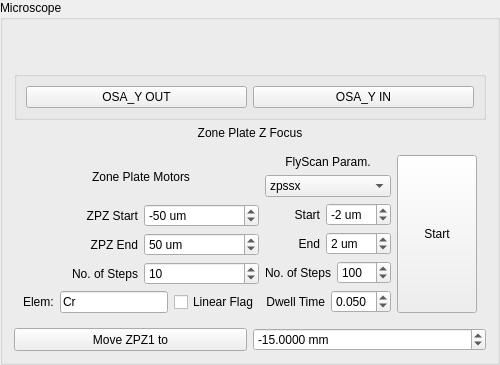
         <widget class="QGroupBox" name="groupBox_24">
          <property name="title">
           <string>Microscope</string>
          </property>
          <layout class="QGridLayout" name="gridLayout_73">
           <item row="1" column="0">
            <widget class="QLabel" name="label_129">
             <property name="text">
              <string/>
             </property>
            </widget>
           </item>
           <item row="3" column="0">
            <layout class="QGridLayout" name="gridLayout_79">
             <item row="3" column="0">
              <layout class="QGridLayout" name="gridLayout_46">
               <item row="2" column="0">
                <layout class="QHBoxLayout" name="horizontalLayout_76">
                 <item>
                  <widget class="QPushButton" name="pb_MoveZPZ1AbsPos">
                   <property name="sizePolicy">
                    <sizepolicy hsizetype="Minimum" vsizetype="Preferred">
                     <horstretch>0</horstretch>
                     <verstretch>0</verstretch>
                    </sizepolicy>
                   </property>
                   <property name="text">
                    <string>Move ZPZ1 to</string>
                   </property>
                  </widget>
                 </item>
                 <item>
                  <widget class="QDoubleSpinBox" name="dsb_ZPZ1TargetPos">
                   <property name="suffix">
                    <string> mm</string>
                   </property>
                   <property name="decimals">
                    <number>4</number>
                   </property>
                   <property name="minimum">
                    <double>-100.000000000000000</double>
                   </property>
                   <property name="maximum">
                    <double>20.000000000000000</double>
                   </property>
                   <property name="value">
                    <double>-15.000000000000000</double>
                   </property>
                  </widget>
                 </item>
                </layout>
               </item>
               <item row="0" column="0">
                <widget class="QWidget" name="widget_4" native="true">
                 <layout class="QGridLayout" name="gridLayout_61">
                  <item row="1" column="0">
                   <layout class="QGridLayout" name="gridLayout_60">
                    <item row="0" column="1">
                     <layout class="QVBoxLayout" name="verticalLayout_39">
                      <item>
                       <widget class="QLabel" name="label_77">
                        <property name="text">
                         <string>FlyScan Param.</string>
                        </property>
                        <property name="alignment">
                         <set>Qt::AlignCenter</set>
                        </property>
                       </widget>
                      </item>
                      <item>
                       <widget class="QComboBox" name="cb_foucsScanMotor">
                        <item>
                         <property name="text">
                          <string>zpssx</string>
                         </property>
                        </item>
                        <item>
                         <property name="text">
                          <string>zpssy</string>
                         </property>
                        </item>
                        <item>
                         <property name="text">
                          <string>zpssz</string>
                         </property>
                        </item>
                       </widget>
                      </item>
                      <item>
                       <layout class="QHBoxLayout" name="horizontalLayout_62">
                        <item>
                         <widget class="QLabel" name="label_99">
                          <property name="text">
                           <string>Start</string>
                          </property>
                          <property name="alignment">
                           <set>Qt::AlignRight|Qt::AlignTrailing|Qt::AlignVCenter</set>
                          </property>
                         </widget>
                        </item>
                        <item>
                         <widget class="QSpinBox" name="sb_FocusScanMtrStart">
                          <property name="sizePolicy">
                           <sizepolicy hsizetype="Preferred" vsizetype="Fixed">
                            <horstretch>0</horstretch>
                            <verstretch>0</verstretch>
                           </sizepolicy>
                          </property>
                          <property name="suffix">
                           <string> um</string>
                          </property>
                          <property name="minimum">
                           <number>-15</number>
                          </property>
                          <property name="maximum">
                           <number>15</number>
                          </property>
                          <property name="singleStep">
                           <number>2</number>
                          </property>
                          <property name="value">
                           <number>-2</number>
                          </property>
                         </widget>
                        </item>
                       </layout>
                      </item>
                      <item>
                       <layout class="QHBoxLayout" name="horizontalLayout_64">
                        <item>
                         <widget class="QLabel" name="label_101">
                          <property name="text">
                           <string>End</string>
                          </property>
                          <property name="alignment">
                           <set>Qt::AlignRight|Qt::AlignTrailing|Qt::AlignVCenter</set>
                          </property>
                         </widget>
                        </item>
                        <item>
                         <widget class="QSpinBox" name="sb_FocusScanMtrEnd">
                          <property name="sizePolicy">
                           <sizepolicy hsizetype="Preferred" vsizetype="Fixed">
                            <horstretch>0</horstretch>
                            <verstretch>0</verstretch>
                           </sizepolicy>
                          </property>
                          <property name="suffix">
                           <string> um</string>
                          </property>
                          <property name="minimum">
                           <number>-15</number>
                          </property>
                          <property name="maximum">
                           <number>15</number>
                          </property>
                          <property name="singleStep">
                           <number>2</number>
                          </property>
                          <property name="value">
                           <number>2</number>
                          </property>
                         </widget>
                        </item>
                       </layout>
                      </item>
                      <item>
                       <layout class="QHBoxLayout" name="horizontalLayout_68">
                        <item>
                         <widget class="QLabel" name="label_105">
                          <property name="text">
                           <string>No. of Steps</string>
                          </property>
                          <property name="alignment">
                           <set>Qt::AlignRight|Qt::AlignTrailing|Qt::AlignVCenter</set>
                          </property>
                         </widget>
                        </item>
                        <item>
                         <widget class="QSpinBox" name="sb_FocusScanMtrStep">
                          <property name="sizePolicy">
                           <sizepolicy hsizetype="Preferred" vsizetype="Fixed">
                            <horstretch>0</horstretch>
                            <verstretch>0</verstretch>
                           </sizepolicy>
                          </property>
                          <property name="suffix">
                           <string/>
                          </property>
                          <property name="minimum">
                           <number>10</number>
                          </property>
                          <property name="maximum">
                           <number>1000</number>
                          </property>
                          <property name="singleStep">
                           <number>50</number>
                          </property>
                          <property name="value">
                           <number>100</number>
                          </property>
                         </widget>
                        </item>
                       </layout>
                      </item>
                      <item>
                       <layout class="QHBoxLayout" name="horizontalLayout_11">
                        <item>
                         <widget class="QLabel" name="label_118">
                          <property name="text">
                           <string>Dwell Time</string>
                          </property>
                          <property name="alignment">
                           <set>Qt::AlignRight|Qt::AlignTrailing|Qt::AlignVCenter</set>
                          </property>
                         </widget>
                        </item>
                        <item>
                         <widget class="QDoubleSpinBox" name="dsb_FocusScanDwell">
                          <property name="sizePolicy">
                           <sizepolicy hsizetype="Preferred" vsizetype="Fixed">
                            <horstretch>0</horstretch>
                            <verstretch>0</verstretch>
                           </sizepolicy>
                          </property>
                          <property name="decimals">
                           <number>3</number>
                          </property>
                          <property name="minimum">
                           <double>0.005000000000000</double>
                          </property>
                          <property name="maximum">
                           <double>0.500000000000000</double>
                          </property>
                          <property name="singleStep">
                           <double>0.010000000000000</double>
                          </property>
                          <property name="value">
                           <double>0.050000000000000</double>
                          </property>
                         </widget>
                        </item>
                       </layout>
                      </item>
                     </layout>
                    </item>
                    <item row="0" column="0">
                     <layout class="QVBoxLayout" name="verticalLayout_40">
                      <item>
                       <layout class="QVBoxLayout" name="verticalLayout_31">
                        <item>
                         <widget class="QLabel" name="label_76">
                          <property name="text">
                           <string>Zone Plate Motors</string>
                          </property>
                          <property name="alignment">
                           <set>Qt::AlignCenter</set>
                          </property>
                         </widget>
                        </item>
                        <item>
                         <layout class="QHBoxLayout" name="horizontalLayout_63">
                          <item>
                           <widget class="QLabel" name="label_100">
                            <property name="toolTip">
                             <string>relative start pos</string>
                            </property>
                            <property name="text">
                             <string>ZPZ Start</string>
                            </property>
                            <property name="alignment">
                             <set>Qt::AlignRight|Qt::AlignTrailing|Qt::AlignVCenter</set>
                            </property>
                           </widget>
                          </item>
                          <item>
                           <widget class="QSpinBox" name="sb_ZPZ1RelativeStart">
                            <property name="sizePolicy">
                             <sizepolicy hsizetype="Preferred" vsizetype="Fixed">
                              <horstretch>0</horstretch>
                              <verstretch>0</verstretch>
                             </sizepolicy>
                            </property>
                            <property name="suffix">
                             <string> um</string>
                            </property>
                            <property name="minimum">
                             <number>-1000</number>
                            </property>
                            <property name="maximum">
                             <number>1000</number>
                            </property>
                            <property name="singleStep">
                             <number>10</number>
                            </property>
                            <property name="value">
                             <number>-50</number>
                            </property>
                           </widget>
                          </item>
                         </layout>
                        </item>
                        <item>
                         <layout class="QHBoxLayout" name="horizontalLayout_65">
                          <item>
                           <widget class="QLabel" name="label_102">
                            <property name="toolTip">
                             <string>relative end pos</string>
                            </property>
                            <property name="text">
                             <string>ZPZ End</string>
                            </property>
                            <property name="alignment">
                             <set>Qt::AlignRight|Qt::AlignTrailing|Qt::AlignVCenter</set>
                            </property>
                           </widget>
                          </item>
                          <item>
                           <widget class="QSpinBox" name="sb_ZPZ1RelativeEnd">
                            <property name="sizePolicy">
                             <sizepolicy hsizetype="Preferred" vsizetype="Fixed">
                              <horstretch>0</horstretch>
                              <verstretch>0</verstretch>
                             </sizepolicy>
                            </property>
                            <property name="suffix">
                             <string> um</string>
                            </property>
                            <property name="minimum">
                             <number>-1000</number>
                            </property>
                            <property name="maximum">
                             <number>1000</number>
                            </property>
                            <property name="singleStep">
                             <number>10</number>
                            </property>
                            <property name="value">
                             <number>50</number>
                            </property>
                           </widget>
                          </item>
                         </layout>
                        </item>
                        <item>
                         <layout class="QHBoxLayout" name="horizontalLayout_69">
                          <item>
                           <widget class="QLabel" name="label_106">
                            <property name="text">
                             <string>No. of Steps</string>
                            </property>
                            <property name="alignment">
                             <set>Qt::AlignRight|Qt::AlignTrailing|Qt::AlignVCenter</set>
                            </property>
                           </widget>
                          </item>
                          <item>
                           <widget class="QSpinBox" name="sb_ZPZ1Steps">
                            <property name="sizePolicy">
                             <sizepolicy hsizetype="Preferred" vsizetype="Fixed">
                              <horstretch>0</horstretch>
                              <verstretch>0</verstretch>
                             </sizepolicy>
                            </property>
                            <property name="suffix">
                             <string/>
                            </property>
                            <property name="minimum">
                             <number>1</number>
                            </property>
                            <property name="maximum">
                             <number>1000</number>
                            </property>
                            <property name="singleStep">
                             <number>5</number>
                            </property>
                            <property name="value">
                             <number>10</number>
                            </property>
                           </widget>
                          </item>
                         </layout>
                        </item>
                       </layout>
                      </item>
                      <item>
                       <layout class="QHBoxLayout" name="horizontalLayout_61">
                        <item>
                         <widget class="QLabel" name="label_97">
                          <property name="text">
                           <string>Elem:</string>
                          </property>
                         </widget>
                        </item>
                        <item>
                         <widget class="QLineEdit" name="le_FocusingElem">
                          <property name="sizePolicy">
                           <sizepolicy hsizetype="Preferred" vsizetype="Fixed">
                            <horstretch>0</horstretch>
                            <verstretch>0</verstretch>
                           </sizepolicy>
                          </property>
                          <property name="text">
                           <string>Cr</string>
                          </property>
                          <property name="placeholderText">
                           <string>Cr</string>
                          </property>
                         </widget>
                        </item>
                        <item>
                         <widget class="QCheckBox" name="cb_linearFlag_zpFocus">
                          <property name="text">
                           <string>Linear Flag</string>
                          </property>
                         </widget>
                        </item>
                       </layout>
                      </item>
                     </layout>
                    </item>
                   </layout>
                  </item>
                  <item row="1" column="1">
                   <widget class="QPushButton" name="pb_ZPZFocusScanStart">
                    <property name="sizePolicy">
                     <sizepolicy hsizetype="Preferred" vsizetype="Preferred">
                      <horstretch>0</horstretch>
                      <verstretch>0</verstretch>
                     </sizepolicy>
                    </property>
                    <property name="text">
                     <string>Start</string>
                    </property>
                   </widget>
                  </item>
                 </layout>
                </widget>
               </item>
              </layout>
             </item>
             <item row="0" column="0">
              <widget class="QLabel" name="label_78">
               <property name="styleSheet">
                <string notr="true">font: 20pt &quot;Cantarell&quot;;</string>
               </property>
               <property name="text">
                <string>Zone Plate Z Focus</string>
               </property>
               <property name="alignment">
                <set>Qt::AlignCenter</set>
               </property>
              </widget>
             </item>
            </layout>
           </item>
           <item row="2" column="0">
            <widget class="QGroupBox" name="groupBox_21">
             <property name="title">
              <string/>
             </property>
             <layout class="QGridLayout" name="gridLayout_83">
              <item row="0" column="1">
               <widget class="QPushButton" name="pb_osa_in">
                <property name="sizePolicy">
                 <sizepolicy hsizetype="Minimum" vsizetype="Preferred">
                  <horstretch>0</horstretch>
                  <verstretch>0</verstretch>
                 </sizepolicy>
                </property>
                <property name="text">
                 <string>OSA_Y IN</string>
                </property>
               </widget>
              </item>
              <item row="0" column="0">
               <widget class="QPushButton" name="pb_osa_out">
                <property name="sizePolicy">
                 <sizepolicy hsizetype="Minimum" vsizetype="Preferred">
                  <horstretch>0</horstretch>
                  <verstretch>0</verstretch>
                 </sizepolicy>
                </property>
                <property name="text">
                 <string>OSA_Y OUT</string>
                </property>
               </widget>
              </item>
             </layout>
            </widget>
           </item>
           <item row="0" column="0">
            <widget class="QLabel" name="label_135">
             <property name="text">
              <string/>
             </property>
            </widget>
           </item>
          </layout>
         </widget>
